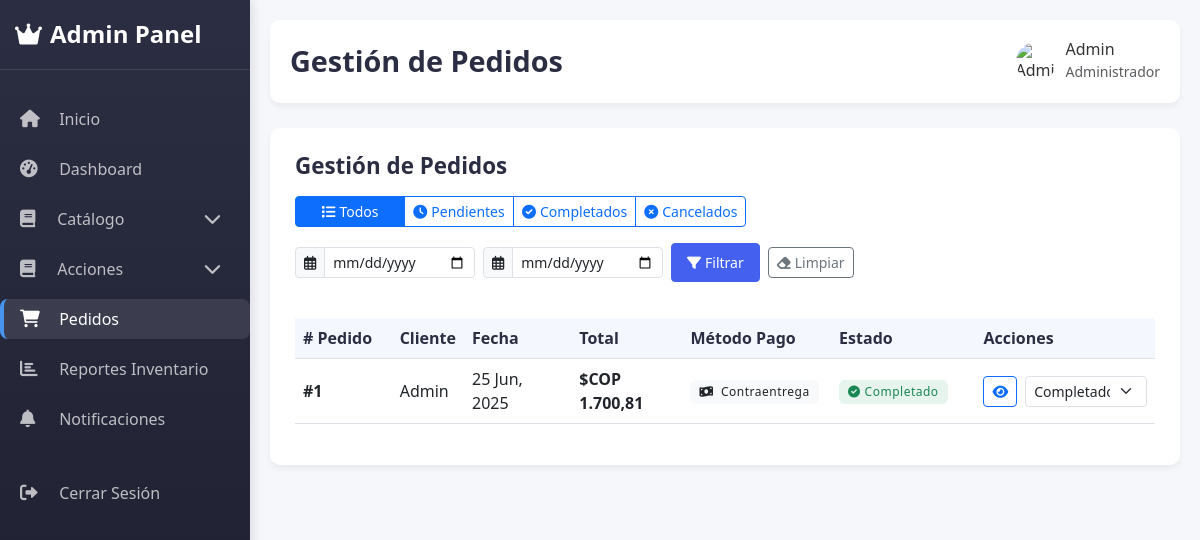
The app's page /admin/pedidos (signed in) with its own data.
### models.py (models this page shows, shortened)
class Pedido(db.Model):
    id = db.Column(db.Integer, primary_key=True)
    usuario_id = db.Column(db.Integer, db.ForeignKey('usuario.id'), nullable=False)
    fecha_pedido = db.Column(db.DateTime, nullable=False)
    total = db.Column(db.Float, nullable=False)
    nombre = db.Column(db.String(100), nullable=False)
    direccion = db.Column(db.String(200), nullable=False)
    ciudad = db.Column(db.String(100), nullable=False)
    codigo_postal = db.Column(db.String(20), nullable=False)
    telefono = db.Column(db.String(20), nullable=False)
    metodo_pago = db.Column(db.String(50), nullable=False)
    estado = db.Column(db.String(20), nullable=False, default='pendiente')
    puntos_usados = db.Column(db.Integer, default=0)
    puntos_ganados = db.Column(db.Integer, default=0)
    usuario = db.relationship('Usuario', backref=db.backref('pedidos', lazy=True))
    detalles = db.relationship('DetallePedido', backref='pedido', lazy=True)

class Usuario(db.Model):
    id = db.Column(db.Integer, primary_key=True)
    nombre = db.Column(db.String(100), nullable=False)
    email = db.Column(db.String(100), unique=True, nullable=False)
    identificacion = db.Column(db.String(12), unique=True, nullable=False)
    password = db.Column(db.String(200), nullable=False)
    es_admin = db.Column(db.Boolean, default=False)
    fecha_registro = db.Column(db.DateTime, default=datetime.utcnow)
    activo = db.Column(db.Boolean, default=True)
    puntos = db.Column(db.Integer, default=0)

### app.py (the view, shortened to what this page needs)
@app.route('/admin/pedidos')
@admin_required
def admin_pedidos():
    estado = request.args.get('estado', '').lower()
    fecha_inicio = request.args.get('fecha_inicio', '')
    fecha_fin = request.args.get('fecha_fin', '')
    valid_states = ['pendiente', 'completado', 'cancelado']
    query = Pedido.query
    if estado in valid_states:
        query = query.filter_by(estado=estado)
    try:
        if fecha_inicio:
            fecha_inicio_dt = datetime.strptime(fecha_inicio, '%Y-%m-%d')
            query = query.filter(Pedido.fecha_pedido >= fecha_inicio_dt)
        if fecha_fin:
            fecha_fin_dt = datetime.strptime(fecha_fin, '%Y-%m-%d')
            query = query.filter(Pedido.fecha_pedido <= fecha_fin_dt.replace(hour=23, minute=59, second=59))
    except ValueError:
        return jsonify({'success': False, 'message': 'Formato de fecha inválido'}), 400
    pedidos = query.all()
    return render_template('admin/pedidos.html', pedidos=pedidos)

### app.py (called while the page is built, shortened)
@app.context_processor
def inject_categorias_y_carrito():
    categorias_principales = Categoria.query.filter_by(parent_id=None, activa=True).all()
    carrito_count = None
    puntos_usuario = None
    forgot_errors = session.pop('forgot_errors', None)
    forgot_form_data = session.pop('forgot_form_data', None)
    if 'usuario_id' in session:
        carrito_count = Carrito.query.filter_by(usuario_id=session['usuario_id']).count()
        usuario = Usuario.query.get(session['usuario_id'])
        puntos_usuario = usuario.puntos if usuario else None
    return dict(
        categorias_principales=categorias_principales,
        carrito_count=carrito_count,
        puntos_usuario=puntos_usuario,
        forgot_errors=forgot_errors,
        forgot_form_data=forgot_form_data
    )

@app.before_request
def before_request():
    g.current_time = datetime.now(timezone.utc)

def admin_required(f):
    @wraps(f)
    def decorated_function(*args, **kwargs):
        return f(*args, **kwargs)
    return decorated_function

@app.template_filter('currency')
def currency_filter(value):
    try:
        value = float(value)
        return 'COP ' + '{:,.2f}'.format(value).replace(',', 'X').replace('.', ',').replace('X', '.')
    except Exception:
        return value

### templates/admin/pedidos.html (shortened to what this page needs)
{% extends 'admin/base.html' %}
{% block title %}Gestión de Pedidos{% endblock %}
{% block content %}
<div class="data-card">
    <div class="card-header d-flex justify-content-between align-items-center flex-wrap gap-3">
        <h5 class="card-title mb-0">Gestión de Pedidos</h5>
        <div class="d-flex align-items-center flex-wrap gap-3">
            <div class="btn-group me-3 mb-2 mb-md-0" id="filters">
                <button class="btn btn-sm btn-outline-primary filter-btn active" data-estado="">
                    <i class="fas fa-list me-1"></i>Todos
                </button>
                <button class="btn btn-sm btn-outline-primary filter-btn" data-estado="pendiente">
                    <i class="fas fa-clock me-1"></i>Pendientes
                </button>
                <button class="btn btn-sm btn-outline-primary filter-btn" data-estado="completado">
                    <i class="fas fa-check-circle me-1"></i>Completados
                </button>
                <button class="btn btn-sm btn-outline-primary filter-btn" data-estado="cancelado">
                    <i class="fas fa-times-circle me-1"></i>Cancelados
                </button>
            </div>
            <form id="date-filter-form" class="d-flex align-items-center flex-wrap gap-2">
                <div class="input-group input-group-sm" style="width: 180px;">
                    <span class="input-group-text"><i class="far fa-calendar-alt"></i></span>
                    <input type="date" id="fecha-inicio" name="fecha_inicio" class="form-control form-control-sm" placeholder="Desde">
                </div>
                <div class="input-group input-group-sm" style="width: 180px;">
                    <span class="input-group-text"><i class="far fa-calendar-alt"></i></span>
                    <input type="date" id="fecha-fin" name="fecha_fin" class="form-control form-control-sm" placeholder="Hasta">
                </div>
                <button type="submit" class="btn btn-primary btn-sm">
                    <i class="fas fa-filter me-1"></i>Filtrar
                </button>
                <button type="button" id="clear-filters" class="btn btn-outline-secondary btn-sm">
                    <i class="fas fa-eraser me-1"></i>Limpiar
                </button>
            </form>
        </div>
    </div>
    <div class="table-responsive mt-3">
        <table class="table table-hover align-middle" id="pedidos-table">
            <thead class="table-light">
                <tr>
                    <th width="100"># Pedido</th>
                    <th>Cliente</th>
                    <th width="120">Fecha</th>
                    <th width="120">Total</th>
                    <th width="150">Método Pago</th>
                    <th width="150">Estado</th>
                    <th width="180">Acciones</th>
                </tr>
            </thead>
            <tbody id="pedidos-body">
                {% for pedido in pedidos %}
                <tr>
                    <td class="fw-bold">#{{ pedido.id }}</td>
                    <td>{{ pedido.usuario.nombre }}</td>
                    <td>{{ pedido.fecha_pedido.strftime('%d %b, %Y') }}</td>
                    <td class="fw-bold">${{ pedido.total|currency }}</td>
                    <td>
                        <span class="badge bg-light text-dark text-capitalize">
                            <i class="fas {% if pedido.metodo_pago == 'tarjeta' %}fa-credit-card{% else %}fa-money-bill-wave{% endif %} me-1"></i>
                            {{ pedido.metodo_pago }}
                        </span>
                    </td>
                    <td>
                        {% if pedido.estado == 'completado' %}
                        <span class="badge bg-success bg-opacity-10 text-success">
                            <i class="fas fa-check-circle me-1"></i>Completado
                        </span>
                        {% elif pedido.estado == 'pendiente' %}
                        <span class="badge bg-warning bg-opacity-10 text-warning">
                            <i class="fas fa-clock me-1"></i>Pendiente
                        </span>
                        {% else %}
                        <span class="badge bg-danger bg-opacity-10 text-danger">
                            <i class="fas fa-times-circle me-1"></i>Cancelado
                        </span>
                        {% endif %}
                    </td>
                    <td>
                        <div class="d-flex align-items-center gap-2">
                            <a href="{{ url_for('admin_detalle_pedido', pedido_id=pedido.id) }}" class="btn btn-sm btn-outline-primary" title="Ver detalle">
                                <i class="fas fa-eye"></i>
                            </a>
                            <form class="flex-grow-1 cambio-estado-form" data-pedido-id="{{ pedido.id }}">
                                <select name="estado" class="form-select form-select-sm cambio-estado-pedido" data-original-value="{{ pedido.estado }}">
                                    <option value="completado" {% if pedido.estado == 'completado' %}selected{% endif %}>Completado</option>
                                </select>
                            </form>
                        </div>
                    </td>
                </tr>
                {% endfor %}
            </tbody>
        </table>
    </div>
</div>
{% endblock %}

### static/css/styles.css (style rules this page uses)
body { font-family: 'Poppins', sans-serif; background-color: #f8f9fa; display: flex; flex-direction: column; min-height: 100vh; margin: 0; }

### templates/admin/base.html (style rules this page uses)
:root { --primary-color: #4361ee; --secondary-color: #3f37c9; --accent-color: #4895ef; --success-color: #4cc9f0; --dark-color: #2b2d42; --light-color: #f8f9fa; --danger-color: #e63946; --warning-color: #f48c06; }
body { background-color: #f5f7fb; font-family: 'Segoe UI', Tahoma, Geneva, Verdana, sans-serif; color: #333; }
.data-card { background: white; border-radius: 10px; box-shadow: 0 4px 6px rgba(0,0,0,0.05); padding: 25px; margin-bottom: 25px; }
.data-card .card-header { background: transparent; border: none; padding: 0 0 20px 0; display: flex; justify-content: space-between; align-items: center; }
.data-card .card-title { font-weight: 700; font-size: 1.4rem; color: var(--dark-color); margin: 0; }
.data-card .btn-primary { background-color: var(--primary-color); border-color: var(--primary-color); padding: 8px 15px; font-weight: 500; }
.table th { font-weight: 600; color: var(--dark-color); background-color: rgba(67, 97, 238, 0.05); }

### templates/admin/pedidos.html (style rules this page uses)
.filter-btn { min-width: 110px; }
#pedidos-table th { white-space: nowrap; }
#pedidos-table td, #pedidos-table th { vertical-align: middle; }
.cambio-estado-pedido { width: 100%; min-width: 120px; cursor: pointer; transition: all 0.2s; }
.badge { padding: 0.5em 0.75em; font-weight: 500; letter-spacing: 0.5px; }

### records on screen
Pedido: id "1", usuario.nombre "Admin", fecha_pedido "25 Jun, 2025", total "COP 1.700,81", metodo_pago "Contraentrega", shows "Completado", estado "Completado"

### other values on screen
{{ session['usuario_nombre'] }} "Admin"
